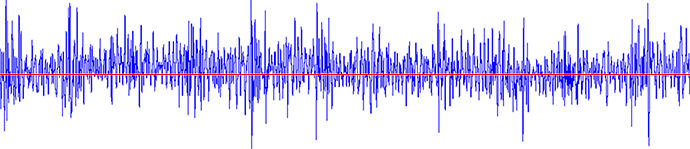
#> input picture 3M_zhy_Post.bmp, 690 x 149 px
$ jupyter execute --allow-errors WaveformExtraction_zhy_Post.ipynb   (shell and % lines are left out)
#> lines starting #> are read from the running program, lines starting #| are printed output that depends on the picture
[cell 1]
from PIL import Image
import numpy as np
import matplotlib.pyplot as plt
from scipy import stats
import math

# Patient 8 THY

## 3M Littmann Data

[cell 2]
image = Image.open('3M_zhy_Post.bmp')
#> image is the input picture: PIL image 690x149 RGB; mean R, G, B 215.7, 214, 253.2
image

[cell 3]
x = image.size[0]
#> x = 690
y = image.size[1]
#> y = 149

[cell 4]
print(x)
#| 690
print(y)
#| 149

[cell 5]
matrix = []
points = []
integrated_density = 0

for i in range(x):
    matrix.append([])
    for j in range(y):
        matrix[i].append(image.getpixel((i,j)))
#> after the loop, matrix = 690 items
        #integrated_density += image.getpixel((i,j))[1]
        #points.append(image.getpixel((i,j))[1])

### Extract Red Line Position

[cell 6]
redMax = 0
xStore = 0
yStore = 0
for xAxis in range(x):
    for yAxis in range(y):
        currentPoint = matrix[xAxis][yAxis]
        if currentPoint[0] == 255 and currentPoint[1] < 10 and currentPoint[2] < 10:
            redMax = currentPoint[0]
            xStore = xAxis
            yStore = yAxis

print(xStore, yStore)

### Extract Blue Points

[cell 7]
redline_pos = 74
gain = 120
absMax = 0
littmannArr = []
points_vertical = []
theOne = 0

for xAxis in range(x):
    for yAxis in range(y):
        currentPoint = matrix[xAxis][yAxis]
        # Pickup Blue points
        if currentPoint[2] == 255 and currentPoint[0] < 100 and currentPoint[1] < 100:
            points_vertical.append(yAxis)

    #print(points_vertical)


    # Choose the largest amplitude
    for item in points_vertical:

        if abs(item-redline_pos) > absMax:
            absMax = abs(item-redline_pos)
            theOne = item
    littmannArr.append((theOne-redline_pos)*gain)

    absMax = 0
    theOne = 0
    points_vertical = []
#> after the loop, littmannArr = 690 values, max 8760 at index 251, min -8880 at index 6, mean -1029.4

[cell 8]
fig = plt.figure()
s = fig.add_subplot(111)
s.plot(littmannArr, linewidth=0.6, color='blue')
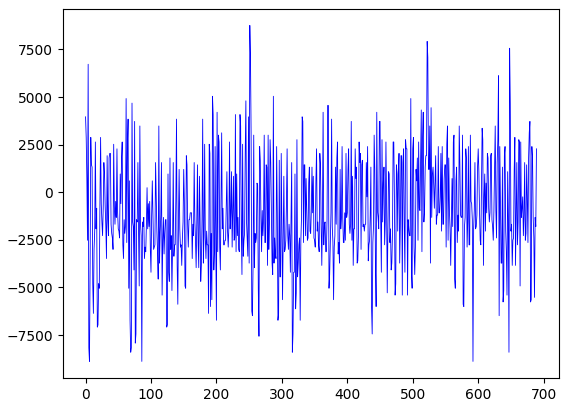
#> figure drawn by matplotlib, 1 panel; curve peaks at x = 251, y = 8760

# Ascul Pi Data

[cell 9]
pathBase = 'C://Users//triti//OneDrive//Dowrun//Text//Manuscripts//Data//ZhaoHongye//AusculPi_Post//'
filename = 'Numpy_Array_File_2020-07-06_17_45_18.npy'
line = pathBase + filename
#> (the rest of this cell did not finish here and is left out)

#> (a cell that did not finish here is left out)

[cell 11]
fig = plt.figure()
s = fig.add_subplot(111)
#> (the rest of this cell did not finish here and is left out)

[cell 12]
fig = plt.figure()
s = fig.add_subplot(111)
#> (the rest of this cell did not finish here and is left out)

[cell 13]
start = 366
end = 1168

start_adj = int(start * 2583 / 3000)
end_adj = int(end * 2583 / 3000)

[cell 14]
fig = plt.figure()
s = fig.add_subplot(111)
#> (the rest of this cell did not finish here and is left out)

[cell 15]
start_adj-end_adj

[cell 16]
fig = plt.figure()
s = fig.add_subplot(111)
s.plot(littmannArr, linewidth=0.6, color='blue')

#> (a cell that did not finish here is left out)

[cell 18]
fig = plt.figure()
s = fig.add_subplot(111)
#> (the rest of this cell did not finish here and is left out)

## Preprocess the two array

[cell 19]
asculArr_processed = []
littmannArr_processed = []

#> (the rest of this cell did not finish here and is left out)

[cell 20]
fig = plt.figure()
s = fig.add_subplot(111)
s.plot(asculArr_processed, linewidth=1.0, color='black')
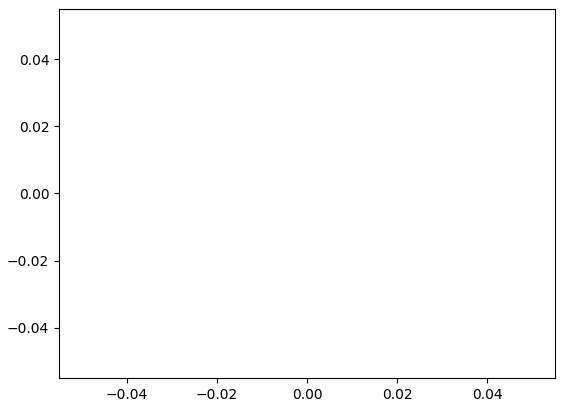
#> figure drawn by matplotlib, 1 panel

[cell 21]
fig = plt.figure()
s = fig.add_subplot(111)
s.plot(littmannArr_processed, linewidth=1.0, color='blue')

[cell 22]
len(littmannArr)
#> Out = 690

#> (a cell that did not finish here is left out)

[cell 24]
fig = plt.figure()
s = fig.add_subplot(111)
s.plot(asculArr_processed[:100], linewidth=1.0, color='black')

[cell 25]
fig = plt.figure()
s = fig.add_subplot(111)
s.plot(littmannArr_processed[:100], linewidth=1.0, color='blue')

### Coeffient

#> (a cell that did not finish here is left out)

#> (a cell that did not finish here is left out)

### Fitness

[cell 28]
stats.chisquare(asculArr_processed[:80], littmannArr_processed[2:82])

[cell 29]
def cosCalculate(a, b):
    l = len(a)

    sumXY = 0
    sumRootXSquare = 0
    sumRootYSquare = 0

    for i in range(l):
        sumXY = sumXY + a[i]*b[i]
        sumRootXSquare = sumRootXSquare + math.sqrt(a[i]**2)
        sumRootYSquare = sumRootYSquare + math.sqrt(b[i]**2)

    cosValue = sumXY / (sumRootXSquare * sumRootYSquare)

    return cosValue

$ run again, with 3M.bmp copied over 3M_zhy_Post.bmp
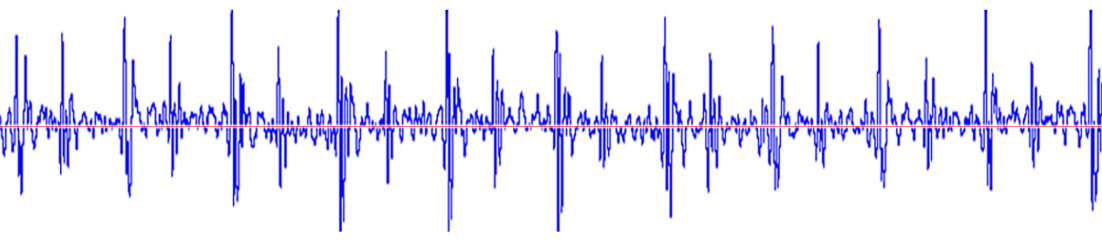
#> input picture 3M.bmp, 2204 x 488 px (shown at 1/2 size)
#> image is the input picture: PIL image 2204x488 RGB; mean R, G, B 231.8, 231.3, 254.5
#| 2204
#| 488
#> after the loop `for i in range(x):`: matrix = 2204 items
#> after the loop `for xAxis in range(x):`: littmannArr = 2204 values, max 46560 at index 679, min -8880 at index 115, mean 22896.3
#> `[cell 8] fig = plt.figure() s = fig.add_subplot(111) s.plot(littmannAr..`:
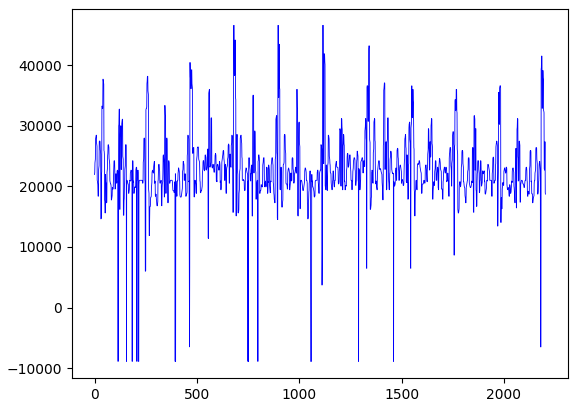
#> figure drawn by matplotlib, 1 panel; curve peaks at x = 679, y = 46560
#> Out = 2204

$ run again, with 3M_jwx.bmp copied over 3M_zhy_Post.bmp
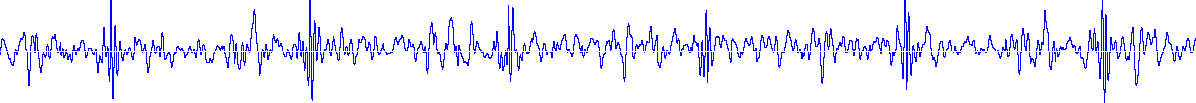
#> input picture 3M_jwx.bmp, 1196 x 103 px
#> image is the input picture: PIL image 1196x103 RGB; mean R, G, B 236.8, 236.8, 255
#| 1196
#| 103
#> after the loop `for i in range(x):`: matrix = 1196 items
#> after the loop `for xAxis in range(x):`: littmannArr = 1196 values, max 3360 at index 1104, min -8880 at index 110, mean -3487.6
#> `[cell 8] fig = plt.figure() s = fig.add_subplot(111) s.plot(littmannAr..`:
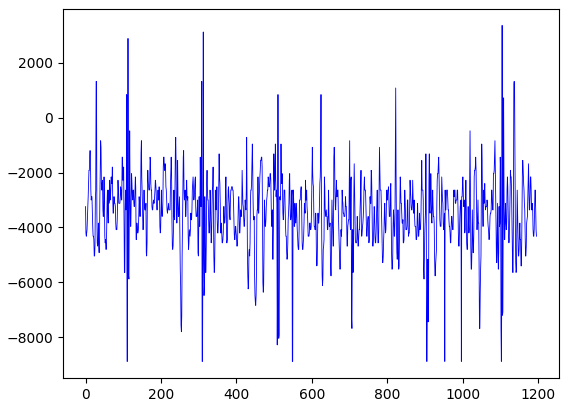
#> figure drawn by matplotlib, 1 panel; curve peaks at x = 1104, y = 3360
#> Out = 1196

$ run again, with 3M_jwx_s.bmp copied over 3M_zhy_Post.bmp
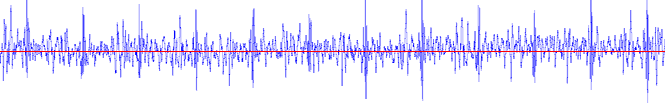
#> input picture 3M_jwx_s.bmp, 665 x 103 px
#> image is the input picture: PIL image 665x103 RGB; mean R, G, B 235.1, 232.6, 252.5
#| 665
#| 103
#> after the loop `for i in range(x):`: matrix = 665 items
#> after the loop `for xAxis in range(x):`: littmannArr = 665 values, max 1080 at index 656, min -8880 at index 34, mean -4019.5
#> `[cell 8] fig = plt.figure() s = fig.add_subplot(111) s.plot(littmannAr..`:
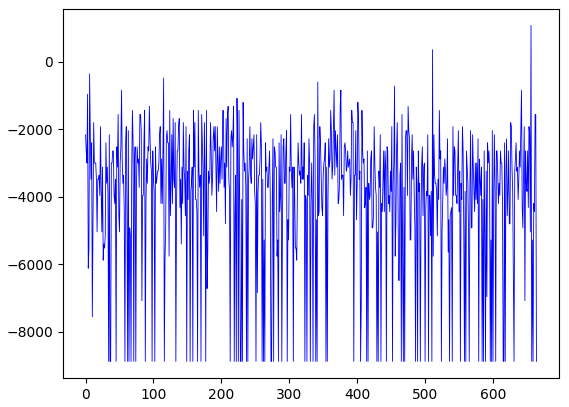
#> figure drawn by matplotlib, 1 panel; curve peaks at x = 656, y = 1080
#> Out = 665
